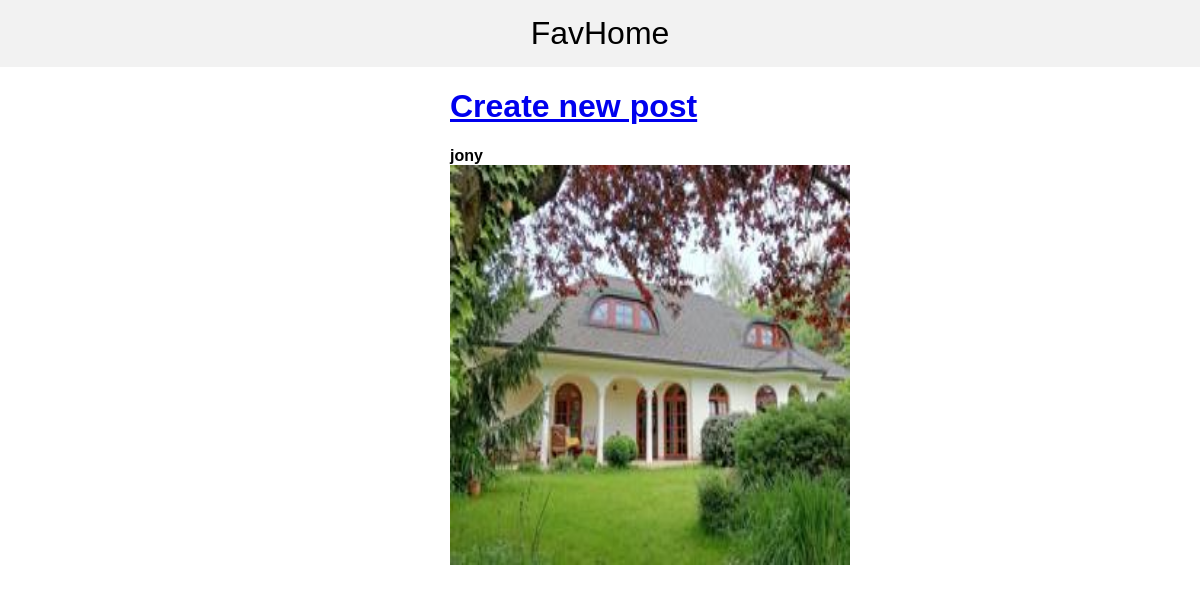
Before: / with the older database file.
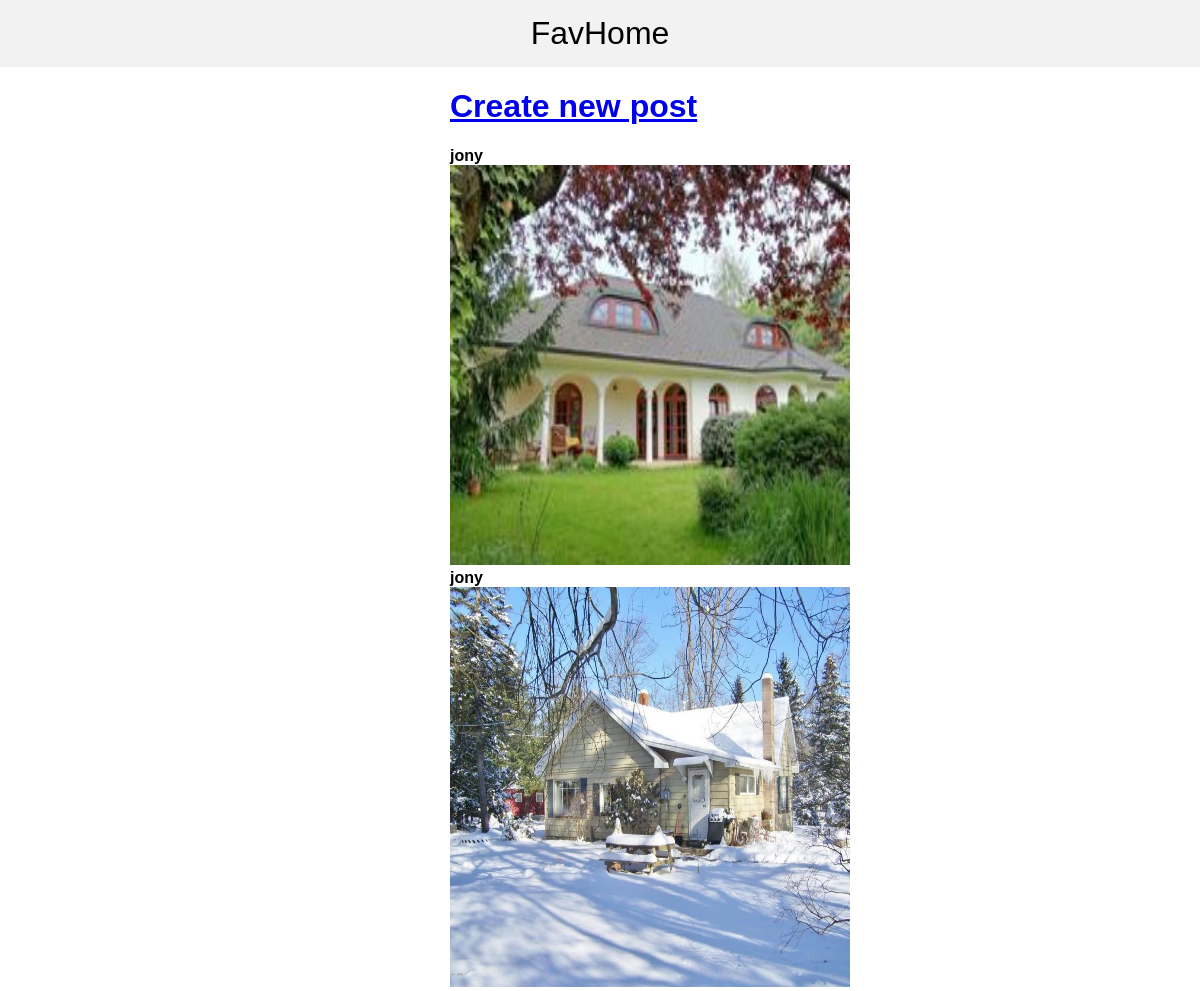
After: the same page with the newer database file.
### posts/models.py (models this page shows)
class Post(models.Model):
    image = models.ImageField()
    description = models.TextField()
    author = models.ForeignKey(User, on_delete=models.CASCADE)

### posts/views.py (the view)
# urls.py: path('', PostList.as_view(), name='List'),
class PostList(ListView):
    model = Post

### posts/templates/posts/post_list.html
{% extends 'posts/base.html' %}
{% block content %}
<a href="{% url 'new' %}"><h1>Create new post</h1></a>
    {% for post in object_list %}
    <strong>{{ post.author.username }}</strong><br>
    <a href=""><img src="{{ post.image.url }}" width=400 height=400></a>
    {% endfor %}
{% endblock %}

### posts/templates/posts/base.html (shortened to what this page needs)
<!DOCTYPE html>
<html lang="en">
<head>
</head>
<body>
    <div class="header">
        <a href="/">FavHome</a>
    </div>
    <div class="container">
        {% block content %}
        {% endblock %}
    </div>
</body>
</html>

### posts/templates/posts/base.html (style rules this page uses)
body { font-family: sans-serif; margin: 0; }
.container { width: 25%; margin: auto; }
.header { padding: 15px; text-align: center; font-size: 2em; background: #f2f2f2; margin-bottom: 15px; }
.header > a { color: inherit; text-decoration: none; }

Changed rows visible on the page:
added Post: author.username "jony", image (picture)
